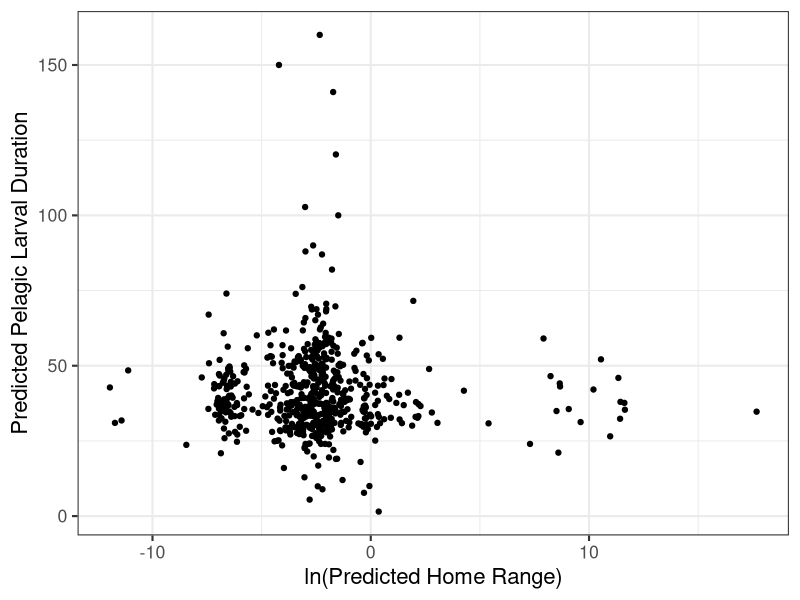

Write R code to recreate this figure. (Note: this script raises an error after producing the figure.)
## ---- chunk 1
knitr::opts_chunk$set(echo = TRUE, message = FALSE, warning = FALSE)

library(tidyverse)
library(patchwork)
library(cowplot)
library(ggpubr)
library(ggrepel)

## ---- chunk 2
filled_data2 <- read_csv(here::here("01_data", "02_processed_data", "filled_data2.csv")) %>%
  mutate_if(is.character, as.factor)
## ---- chunk 3

# homerange vs PLD
fishbase_data_gmm <- filled_data2 %>%
  mutate(class2 = as.factor(class2))

hr_hist = ggplot(fishbase_data_gmm, aes(log(home_range))) +
  geom_histogram() +
  theme_bw(base_size = 16) +
  labs(y = "Count",
       x = "ln(Predicted Home Range)")

pld_hist = ggplot(fishbase_data_gmm, aes(pld)) +
  geom_histogram() +
  theme_bw(base_size = 16)  +
  labs(y = "Count",
       x = "Predicted Pelagic Larval Duration")

dist_plot = hr_hist / pld_hist

p1 <- ggplot(fishbase_data_gmm, aes(log(home_range), pld)) +
  geom_jitter() +
  theme_bw(base_size = 16) +
  labs(
    y = "Predicted Pelagic Larval Duration",
    x = "ln(Predicted Home Range)"
  )

p1



# gmm plot


example_fish <- filled_data2 %>% 
  select(species, fb_name, class2, class3, magnitude_homerange, month_pld) %>% 
  filter(fb_name %in% c(
    "Hogfish", "Yellow snapper", "Blackfin tuna", "Humphead wrasse", "Pacific red snapper", 
    "Giant seabass", "Lemon sole", "Chum salmon", "Pacific ocean perch", "Atlantic herring", 
    "Atlantic cod", "Haddock", "Atlantic salmon", "California sheephead", "Black seabream", 
    "Blue marlin", "Yellowfin tuna", "Swordfish"
    #"Blackhead seabream", "Pink salmon", "Coho salmon", "Ghost shark", "Pollack", "Polar cod", "Sockeye salmon", "Chinook salmon"
    ))


gmm_new_fig <- ggplot(fishbase_data_gmm, aes(magnitude_homerange, month_pld)) +
  theme_bw(base_size = 16) +
  labs(
    x = "Predicted Home Range Magnitude",
    y = "Predicted Pelgaic Larval Duration Month",
    color = "Class (Homerange/PLD)"
  ) +
  theme(legend.position = "bottom") +
  scale_color_viridis_d() +
  geom_label_repel(data = subset(fishbase_data_gmm, fb_name %in% c("Hogfish", "Yellow snapper", "Blackfin tuna")),
                            aes(x = magnitude_homerange, y = month_pld, label = fb_name, color = class2),
                            vjust = "outward", hjust = "outward",
                            min.segment.length = 0,
                            nudge_y = -0.5,
                            show.legend = FALSE) +
  geom_label_repel(data = subset(fishbase_data_gmm, fb_name %in% c("Humphead wrasse", "Pacific red snapper", "Giant seabass")),
                            aes(x = magnitude_homerange, y = month_pld, label = fb_name, color = class2),
                            #vjust = "outward", hjust = "outward",
                            min.segment.length = 0,
                            box.padding = 0.7,
                            nudge_x = -2, 
                            show.legend = FALSE) +
  geom_label_repel(data = subset(fishbase_data_gmm, fb_name %in% c("Lemon sole", "Chum salmon", "Pacific ocean perch")),
                            aes(x = magnitude_homerange, y = month_pld, label = fb_name, color = class2),
                            vjust = "outward", hjust = "outward",
                            min.segment.length = 0,
                            nudge_x = 0, nudge_y = 0.8,
                            show.legend = FALSE) +
  geom_label_repel(data = subset(fishbase_data_gmm, fb_name %in% c("Atlantic herring", "Atlantic cod", "Haddock")),
                            aes(x = magnitude_homerange, y = month_pld, label = fb_name, color = class2),
                            vjust = "outward", hjust = "outward",
                            min.segment.length = 0,
                            nudge_y = 0, 
                            show.legend = FALSE) +
  geom_label_repel(data = subset(fishbase_data_gmm, fb_name %in% c("Atlantic salmon", "California sheephead", "Black seabream")),
                            aes(x = magnitude_homerange, y = month_pld, label = fb_name, color = class2),
                            vjust = "outward", hjust = "outward",
                            min.segment.length = 0,
                            nudge_y = 1, nudge_x = 1.5, 
                            show.legend = FALSE) +
  geom_label_repel(data = subset(fishbase_data_gmm, fb_name %in% c("Blue marlin", "Yellowfin tuna", "Swordfish")),
                            aes(x = magnitude_homerange, y = month_pld, label = fb_name, color = class2),
                            vjust = "outward", hjust = "outward",
                            min.segment.length = 0,
                            nudge_x = 0,
                            show.legend = FALSE) +
    geom_jitter(aes(color = class2))

gmm_new_fig
#ggsave(gmm_new_fig, file = paste0("gmm_fig.png"), path = here::here("04_figs"), height = 8, width = 15)


# panel
gmm_panel <- (dist_plot | p1) / gmm_new_fig + 
  plot_annotation(tag_levels = 'A')

gmm_panel
#ggsave(gmm_panel, file = paste0("gmm_panel.pdf"), path = here::here("04_figs"), height = 10, width = 15)

## ---- chunk 4

missing <- miss_var_summary(filled_data2)

missing_data <- filled_data2 %>%
  dplyr::select(
    oxygen_cons, temp_range, dev_place,
    longevity_wild, temp_preferred, iucn_category
  ) %>% 
  rename("Oxygen Consumption Rate" = oxygen_cons,
         "Temperature Range" = temp_range,
         "Place of Development" = dev_place,
         "Maximum Recorded Lifespan" = longevity_wild,
         "Optimal Temperature" = temp_preferred,
         "IUCN Category" = iucn_category)

missing_fig <- gg_miss_var(missing_data) + # figure showing the missing data
  theme_bw(base_size = 16) +
  labs(y = "Number of Species Missing Data", x = "Variable") +
  theme(axis.title.x = element_text(vjust = -1))

missing_fig

#ggsave(missing_fig, file = paste0("missing_data.pdf"), path = here::here("04_figs", "final_figs"), height = 5, width = 10)

## ---- chunk 5
# continuous

plot_data <- filled_data2 %>%
  mutate(class2 = as.factor(class2), 
         class3 = as.factor(class3), 
         order = as.factor(order)
         )

response <- "class2"
expl_cont <- c(
  "temp_preferred", "fecundity_mean",
  "longevity_wild", "sp_richness", "length", "kfin",
  "r_fin", "diet_troph3", "oxygen_cons", "temp_range"
)

box_data <- function(x, y) {
  ggplot(plot_data, aes(x = .data[[y]], y = .data[[x]])) +
    geom_boxplot(aes(color = .data[[y]])) +
    theme_bw() +
    coord_flip() +
    labs(
      x = "Movement Class",
      color = "Class (Homerange/PLD)"
    ) +
    scale_color_viridis_d()
}

#plots_cont <- map(expl_cont, ~ box_data(.x, "class2"))
#plots_cont
## ---- chunk 6
temp_plot <- box_data(x = "temp_preferred", y = "class2") +
  labs(y = "Optimal Temperature", x = "")
fecund_plot <- box_data(x = "fecundity_mean", y = "class2") + stat_kruskal_test(label.y = 1000000, label.x = 5.5, position = "jitter") +
  labs(y = "Mean Fecundity", x = "Movement Class")
long_plot <- box_data(x = "longevity_wild", y = "class2") +
  labs(y = "Longevity", x = "")
sp_rich_plot <- box_data(x = "sp_richness", y = "class2") + stat_kruskal_test(label.y = 1100, position = "jitter") +
  labs(y = "Species Richness", x = "Movement Class") + theme(axis.title.y = element_blank(), axis.text.y = element_blank())
length_plot <- box_data(x = "length", y = "class2") +
  labs(y = "Length", x = "Movement Class") #+ theme(axis.title.y = element_blank(), axis.text.y = element_blank())
kfin_plot <- box_data(x = "kfin", y = "class2") + stat_kruskal_test(label.y = 10000000, position = "jitter") +
  labs(y = "Carrying Capacity", x = "Movement Class") + theme(axis.title.y = element_blank(), axis.text.y = element_blank())
r_fin_plot <- box_data(x = "r_fin", y = "class2") + stat_kruskal_test(label.y = 1, label.x = 6, position = "jitter") +
  labs(y = "Growth Rate", x = "Movement Class")
diet_plot <- box_data(x = "diet_troph3", y = "class2") + stat_kruskal_test(label.y = 2.5, label.x = 5.5, position = "jitter") +
  labs(y = "Trophic Level", x = "Movement Class") + theme(axis.title.y = element_blank(), axis.text.y = element_blank())
oxygen_plot <- box_data(x = "oxygen_cons", y = "class2") + stat_kruskal_test(label.y = 2000, label.x = 6, position = "jitter") +
  labs(y = "Oxygen Consumption", x = "Movement Class")
temp_range_plot <- box_data(x = "temp_range", y = "class2") + stat_kruskal_test(label.y = 20, label.x = 3.5, position = "jitter") +
  labs(y = "Temperature Range", x = "Movement Class") + theme(axis.title.y = element_blank(), axis.text.y = element_blank())

 
numeric_panel <- ((temp_plot | length_plot) / 
    (long_plot | diet_plot) /
    (r_fin_plot | kfin_plot) / 
    (fecund_plot | sp_rich_plot) /
    (oxygen_plot | temp_range_plot)) + 
  plot_layout(guides = "collect") + plot_annotation(tag_levels = 'A')

numeric_panel
#ggsave(numeric_panel, file = paste0("numeric_panel.png"), path = here::here("04_figs", "individual_plots", "numeric"), height = 21, width = 14) 

tll_panel <- (temp_plot / length_plot / long_plot) +
  plot_layout(guides = "collect") + plot_annotation(tag_levels = "A") &
  theme_bw(base_size = 16) & theme(legend.position = "none")

tll_panel
#ggsave(tll_panel, file = paste0("tll_panel.pdf"), path = here::here("04_figs"), height = 12, width = 6)

## ---- chunk 7

ggsave(temp_plot, file = paste0("temp_plot.png"), path = here::here("04_figs", "individual_plots", "numeric"), height = 10, width = 10) 
ggsave(fecund_plot, file = paste0("fecund_plot.png"), path = here::here("04_figs", "individual_plots", "numeric"), height = 10, width = 10)
ggsave(long_plot, file = paste0("long_plot.png"), path = here::here("04_figs", "individual_plots", "numeric"), height = 10, width = 10)
ggsave(sp_rich_plot, file = paste0("sp_rich_plot.png"), path = here::here("04_figs", "individual_plots", "numeric"), height = 10, width = 10)
ggsave(length_plot, file = paste0("length_plot.png"), path = here::here("04_figs", "individual_plots", "numeric"), height = 10, width = 10)
ggsave(kfin_plot, file = paste0("kfin_plot.png"), path = here::here("04_figs", "individual_plots", "numeric"), height = 10, width = 10)
ggsave(r_fin_plot, file = paste0("r_fin_plot.png"), path = here::here("04_figs", "individual_plots", "numeric"), height = 10, width = 10)
ggsave(diet_plot, file = paste0("diet_plot.png"), path = here::here("04_figs", "individual_plots", "numeric"), height = 10, width = 10)
ggsave(oxygen_plot, file = paste0("oxygen_plot.png"), path = here::here("04_figs", "individual_plots", "numeric"), height = 10, width = 10)
ggsave(temp_range_plot, file = paste0("temp_range_plot.png"), path = here::here("04_figs", "individual_plots", "numeric"), height = 10, width = 10)

## ---- chunk 8
# categorical

expl_cat <- c(
  "climate", "body_shape_i", "dev_place", "movement_keyword",
  "demers_pelag", "iucn_category",
  "circadian", "food_mode", "ocean", "basin"
)

scatter_data <- function(x, y) {
  ggplot(plot_data, aes(x = .data[[x]], y = .data[[y]])) +
    geom_jitter(aes(color = .data[[y]])) +
    theme_bw() +
    labs(
      y = "Movement Class",
      color = "Class (homerange/PLD)"
    ) +
    scale_color_viridis_d() +
    theme(axis.text.x = element_text(angle = 40, hjust = 1))
}

#plots_cat <- map(expl_cat, ~ scatter_data(.x, "class2"))
#plots_cat
## ---- chunk 9

body_plot <- scatter_data(x = "body_shape_i", y = "class2")
dev_plot <- scatter_data(x = "dev_place", y = "class2")
movement_plot <- scatter_data(x = "movement_keyword", y = "class2")
demers_plot <- scatter_data(x = "demers_pelag", y = "class2")
iucn_plot <- scatter_data(x = "iucn_category", y = "class2")
food_plot <- scatter_data(x = "food_mode", y = "class2")


ggsave(climate_plot, file = paste0("climate_plot.png"), path = here::here("04_figs", "individual_plots", "categorical"), height = 10, width = 10)
ggsave(body_plot, file = paste0("body_plot.png"), path = here::here("04_figs", "individual_plots", "categorical"), height = 10, width = 10)
ggsave(dev_plot, file = paste0("dev_plot.png"), path = here::here("04_figs", "individual_plots", "categorical"), height = 10, width = 10)
ggsave(movement_plot, file = paste0("movement_plot.png"), path = here::here("04_figs", "individual_plots", "categorical"), height = 10, width = 10)
ggsave(demers_plot, file = paste0("demers_plot.png"), path = here::here("04_figs", "individual_plots", "categorical"), height = 10, width = 10)
ggsave(iucn_plot, file = paste0("iucn_plot.png"), path = here::here("04_figs", "individual_plots", "categorical"), height = 10, width = 10)
ggsave(food_plot, file = paste0("food_plot.png"), path = here::here("04_figs", "individual_plots", "categorical"), height = 10, width = 10)
